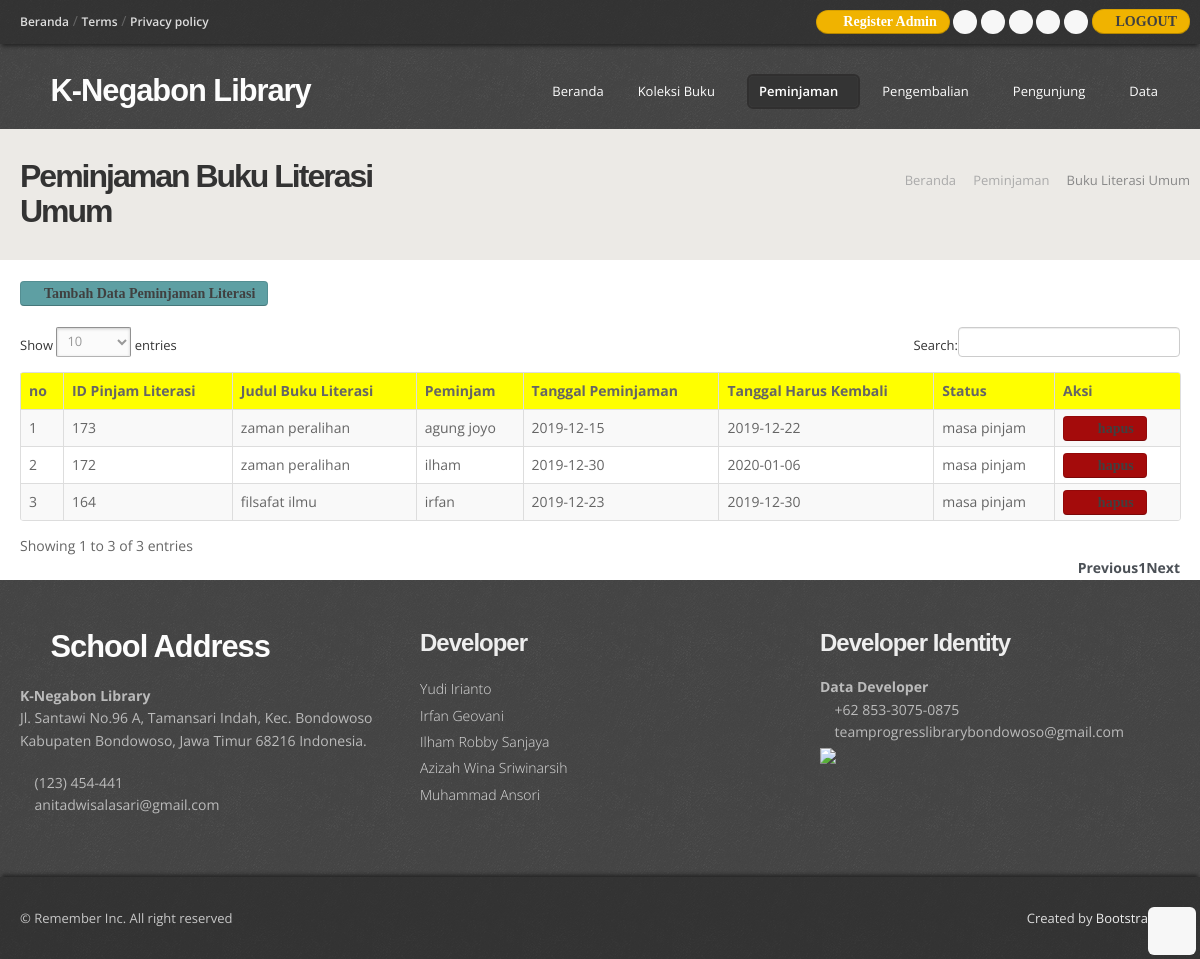
The page /admin/peminjaman_literasi.php (signed in) on the database its author committed.
### tables this page shows
CREATE TABLE `peminjaman_buku_literasi` (
  `id_pinjam_buku_literasi` int(5) NOT NULL,
  `kode_buku_literasi` varchar(7) NOT NULL,
  `nis` varchar(15) NOT NULL,
  `tanggal_peminjaman` varchar(20) NOT NULL,
  `tanggal_hrs_kembali` varchar(20) NOT NULL,
  `notifikasi` varchar(15) NOT NULL
);

CREATE TABLE `buku_literasi_umum` (
  `kode_buku_literasi` varchar(7) NOT NULL,
  `judul_buku_literasi` varchar(100) NOT NULL,
  `id_penerbit` int(5) NOT NULL,
  `tahun_terbit` year(4) NOT NULL,
  `id_rak` int(5) NOT NULL,
  `id_kategori` int(5) NOT NULL,
  `gambar_sampul` varchar(30) NOT NULL,
  `deskripsi_buku` varchar(250) NOT NULL
);

CREATE TABLE `member_perpus` (
  `nis` varchar(15) NOT NULL,
  `nama_siswa` varchar(30) NOT NULL,
  `jurusan` varchar(40) NOT NULL,
  `no_telp` varchar(15) NOT NULL,
  `alamat` varchar(50) NOT NULL,
  `status` varchar(20) NOT NULL
);

### admin/functions.php (called while the page is built, shortened)
<?php
$conn = mysqli_connect("localhost", "root", "", "perpustakaan");
function query($query) {
    global $conn;
    $result = mysqli_query($conn, $query);
    $rows = [];
    while ($row = mysqli_fetch_assoc($result)){
        $rows[] = $row;
    }
    return $rows;
}
?>

### admin/peminjaman_literasi.php (the view, shortened to what this page needs)
<?php
require 'functions.php';
$peminjaman_literasi = query ("SELECT a.id_pinjam_buku_literasi, a.tanggal_peminjaman, a.tanggal_hrs_kembali, a.notifikasi, b.judul_buku_literasi as kode_buku_literasi, c.nama_siswa as nis
FROM peminjaman_buku_literasi a LEFT JOIN buku_literasi_umum b on b.kode_buku_literasi = a.kode_buku_literasi LEFT JOIN member_perpus c on c.nis = a.nis WHERE a.notifikasi='masa pinjam' ORDER BY a.id_pinjam_buku_literasi DESC");
?>
<!DOCTYPE html>
<html lang="en">
<head>
  <link href="css/bootstrap.css" rel="stylesheet" />
  <link href="css/bootstrap-responsive.css" rel="stylesheet" />
  <link href="css/prettyPhoto.css" rel="stylesheet" />
  <link href="css/style.css" rel="stylesheet">
  <link href="js/dataTables/dataTables.bootstrap.css" rel="stylesheet">
  <link id="t-colors" href="color/default.css" rel="stylesheet" />
</head>
<body>
  <div id="wrapper">
    <header>
      <?php include 'tag_header.php';  ?>
      <div class="container">
        <div class="row nomargin">
          <div class="span4">
            <div class="logo">
              <h1><a href="index.html"><i class="icon-tint"></i> K-Negabon Library</a></h1>
            </div>
          </div>
          <div class="span8">
            <div class="navbar navbar-static-top">
              <div class="navigation">
                <nav>
                  <ul class="nav topnav">
                    <li><a href="index.php">Beranda</a></li>
                    <li class="dropdown">
                      <a href="#">Koleksi Buku<i class="icon-angle-down"></i></a>
                    </li>
                    <li class="dropdown active">
                      <a href="#">Peminjaman<i class="icon-angle-down"></i></a>
                    </li>
                    <li class="dropdown">
                      <a href="#">Pengembalian<i class="icon-angle-down"></i></a>
                    </li>
                    <li class="dropdown">
                      <a href="#">Pengunjung<i class="icon-angle-down"></i></a>
                    </li>
                    <li class="dropdown">
                      <a href="#">Data<i class="icon-angle-down"></i></a>
                    </li>
                  </ul>
                </nav>
              </div>
            </div>
          </div>
        </div>
      </div>
    </header>
    <section id="inner-headline">
      <div class="container">
        <div class="row">
          <div class="span4">
            <div class="inner-heading">
              <h2>Peminjaman Buku Literasi Umum</h2>
            </div>
          </div>
          <div class="span8">
            <ul class="breadcrumb">
              <li><a href="index.html">Beranda</a> <i class="icon-angle-right"></i></li>
              <li><a href="#">Peminjaman</a> <i class="icon-angle-right"></i></li>
              <li class="active">Buku Literasi Umum</li>
            </ul>
          </div>
        </div>
      </div>
    </section>
    <br>
     <div class="container-fluid">
     <div class="col-lg-12">
        <a href="tambah_pinjam_literasi.php" class="btn btn-info icon-plus">Tambah Data Peminjaman Literasi</a>
          <br><br>
          <div class="content">
            <div class="box">
              <div class="col-lg-6">
                <div class="table-responsive">
                  <table class="table table-striped table-bordered table-hover " id="tabel">
                    <thead>
                        <tr bgcolor="yellow" align="center">
                            <th>no</th>
                            <th>ID Pinjam Literasi</th>
                            <th>Judul Buku Literasi</th>
                            <th>Peminjam</th>
                            <th>Tanggal Peminjaman</th>
                            <th>Tanggal Harus Kembali</th>
                            <th>Status</th>
                            <th>Aksi</th>
                        </tr>
                        </thead>
                        <tbody>
                        <?php $i = 1; ?>
                        <?php
                            foreach( $peminjaman_literasi as $row) :
                        ?>
                        <tr>
                            <td><?=$i; ?></td>
                            <td><?php echo $row["id_pinjam_buku_literasi"]; ?></td>
                            <td><?php echo $row["kode_buku_literasi"];?></td>
                            <td><?php echo $row["nis"];?></td>
                            <td><?php echo $row["tanggal_peminjaman"];?></td>
                            <td><?php echo $row["tanggal_hrs_kembali"];?></td>
                            <td><?php echo $row["notifikasi"];?></td>
                            <td>
                            <a href="hapus_peminjaman_literasi.php?id=<?= $row["id_pinjam_buku_literasi"]; ?>
                            " onclick="return confirm('Yakin Ingin Menghapus Data Ini?');" class="btn btn-danger icon-edit" ><i class="icon-trash" title="hapus data"></i>hapus</a>
                          </td>
                        </tr>
                      <?php $i++; ?>
                      <?php endforeach; ?>
                      </tbody>
                    </table>
                  </div>
              </div>
            </div>
            </div>
          </div>
        </div>
    <footer>
    <?php include 'footer_admin.php';  ?>
    </footer>
  </div>
  <a href="#" class="scrollup"><i class="icon-angle-up icon-rounded icon-bglight icon-2x"></i></a>
</body>
</html>

### admin/css/style.css (style rules this page uses)
body { font-family:'Open Sans', Arial, sans-serif; font-size:14px; font-weight:400; line-height:1.6em; color:#656565; }
a { color:#4b5056; }
.bold { font-weight:900; }
.container { padding:0 20px 0 20px; position:relative; }
.row { margin-bottom:30px; }
.row.nomargin { margin-bottom:0; }
header { background: url(../img/header-pattern-150.png) repeat; margin:0; padding:0 0 20px; position:relative; z-index:2000; }
header .logo { float:left; }
header .logo h1 { color:#fdfdfd; letter-spacing:-1px; font-size:2.2em; font-weight:900; margin:0; }
header .logo h1 a { color:#fdfdfd; }
header .navigation { float:right; }
header ul.nav li { border:none; margin:0; }
header ul.nav li a { border:none; font-weight:400; }
.navbar .nav > li > a { font-size:13px; color: #fdfdfd; text-shadow: none; }
header ul.nav li a i { color:#fff; }
.navbar .nav > .active > a,.navbar .nav > .active > a:hover { font-weight:600; }
ul.nav li.dropdown a { z-index:1000; display:block; }
.box { width:100%; }
.box a { text-decoration:none; font-weight:700; }
.box a i { color:#4b5056; }
#inner-headline { background:#eceae6; position:relative; margin:0; padding:0; }
#inner-headline .inner-heading h2 { color:#333; margin:30px 0 0 0; font-size:32px; letter-spacing:-2px; }
#inner-headline ul.breadcrumb { margin:30px 0 0; float:right; background:none; }
#inner-headline ul.breadcrumb li { margin-bottom:0; padding-bottom:0; }
#inner-headline ul.breadcrumb li { font-size:13px; color:#888; text-shadow:none; }
#inner-headline ul.breadcrumb li i { color:#ababab; }
#inner-headline ul.breadcrumb li a { color:#aaa; text-decoration:none; }
footer { padding:50px 0 0 0; color:#bbb; background: url(../img/header-pattern-150.png) repeat; }
.scrollup { position:fixed; width:32px; height:32px; bottom:20px; right:20px; }
a.scrollup { outline:0; text-decoration:none; }
a i.icon-bglight, a i.icon-bgdark { display: inline-block; }
[class^="icon-"], [class*=" icon-"] { color:#404040; }

### admin/color/default.css (style rules this page uses)
.logo h1 [class^="icon-"] { color:#8fc04e; }

### admin/css/shortcodes.css (style rules this page uses)
i.icon-bglight { color: #444; background: #f7f7f7; }
.icon-rounded { display: inline-block; border-radius: 6px !important; -moz-border-radius: 6px !important; -webkit-border-radius: 6px !important; -o-border-radius: 6px !important; -ms-border-radius: 6px !important; text-align: center; width: 24px !important; height: 24px !important; line-height: 24px !important; }
.icon-rounded.icon-2x { width: 48px !important; height: 48px !important; line-height: 48px !important; }

### rows shown on the page
peminjaman_buku_literasi: id_pinjam_buku_literasi "173", kode_buku_literasi.judul_buku_literasi "zaman peralihan", nis.nama_siswa "agung joyo", tanggal_peminjaman "2019-12-15", tanggal_hrs_kembali "2019-12-22", notifikasi "masa pinjam"
peminjaman_buku_literasi: id_pinjam_buku_literasi "172", kode_buku_literasi.judul_buku_literasi "zaman peralihan", nis.nama_siswa "ilham", tanggal_peminjaman "2019-12-30", tanggal_hrs_kembali "2020-01-06", notifikasi "masa pinjam"
peminjaman_buku_literasi: id_pinjam_buku_literasi "164", kode_buku_literasi.judul_buku_literasi "filsafat ilmu", nis.nama_siswa "irfan", tanggal_peminjaman "2019-12-23", tanggal_hrs_kembali "2019-12-30", notifikasi "masa pinjam"
